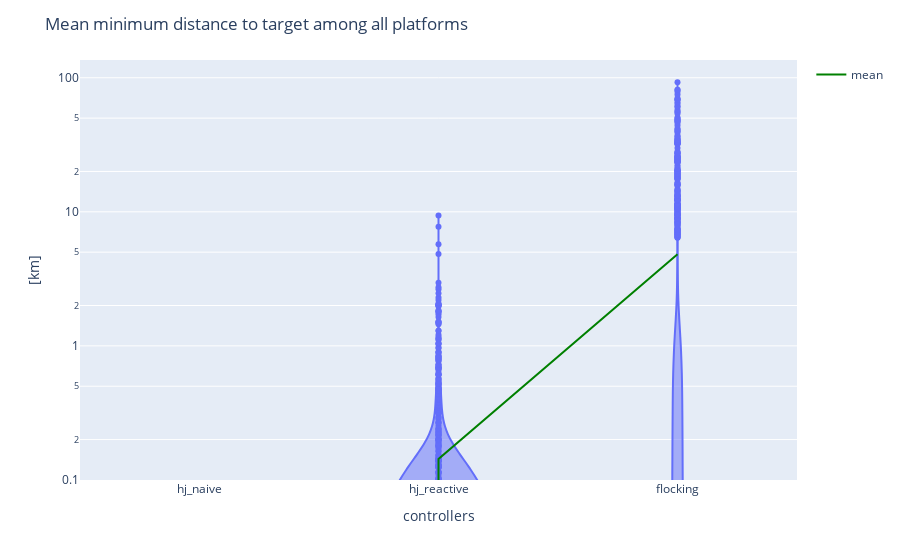

Notebook source saved alongside this figure:
### Markdown cell above
+ Mean minimum distance to target among all platforms km

### Code cell
mean_min_dist_dict = {"hj_naive": Distance(deg=metrics_hj_naive["Mean minimum distance to target among all platforms in deg"]).km,
                      "hj_reactive": Distance(deg=metrics_hj_reactive["Mean minimum distance to target among all platforms in deg"]).km,
                      "flocking":Distance(deg=metrics_hj_flocking["Mean minimum distance to target among all platforms in deg"]).km}
idx_list = []
mean_min_dist_df = pd.DataFrame(mean_min_dist_dict)
fig_min_dist = px.violin(mean_min_dist_df, log_y=True)
mean_trace = go.Scatter(
    x=mean_min_dist_df.columns,
    y=mean_min_dist_df.mean(),
    mode='lines',
    line=dict(color='green', width=2),
    showlegend=True,
    name="mean"
)
fig_min_dist.add_trace(mean_trace)
# Add custom x and y labels
fig_min_dist.update_layout(
    xaxis_title="controllers",
    yaxis_title=" [km]",
    title = {'text': "Mean minimum distance to target among all platforms"}
)
fig_min_dist.show()

### Figure 1 — Plotly figure (JSON) as saved in the notebook; plotly's stock layout.template omitted (floating-point values rounded to 4 significant figures; data arrays with more than 128 entries replaced by an {"elided": "..."} marker saying what was removed)
{"data": [{"alignmentgroup": "True", "box": {"visible": false}, "hovertemplate": "variable=%{x}<br>value=%{y}<extra></extra>", "legendgroup": "", "marker": {"color": "#636efa"}, "name": "", "offsetgroup": "", "orientation": "v", "scalegroup": "True", "showlegend": false, "type": "violin", "x": {"elided": "2931 str values"}, "x0": " ", "xaxis": "x", "y": {"elided": "2931 float values"}, "y0": " ", "yaxis": "y"}, {"line": {"color": "green", "width": 2}, "mode": "lines", "name": "mean", "showlegend": true, "type": "scatter", "x": ["hj_naive", "hj_reactive", "flocking"], "y": [0, 0.1432, 4.818]}], "layout": {"legend": {"tracegroupgap": 0}, "margin": {"t": 60}, "title": {"text": "Mean minimum distance to target among all platforms"}, "violinmode": "group", "xaxis": {"anchor": "y", "domain": [0, 1], "title": {"text": "controllers"}}, "yaxis": {"anchor": "x", "domain": [0, 1], "title": {"text": " [km]"}, "type": "log"}}}
